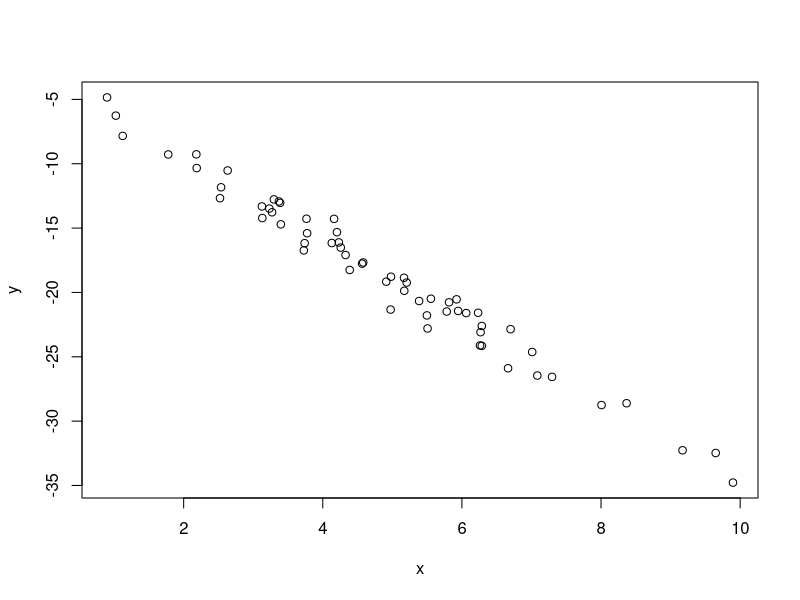

Generate this figure with R:
## ---- chunk 1
# Achsenabschnitt
b0 <- sample(-10:10, 1)
# Steigung
b1 <- sample(-3:3, 1)
# x-Werte
x <- rnorm(n = 60, mean = 5, sd = 2)
# y-Werte 
y <- b0 + b1*x + rnorm(60)

# Fragestellung
fragen <- c("die Steigung", "den Achsenabschnitt", "den p-Wert", "das Bestimmtheitsmaß")
frage <- sample(fragen,1)
## ---- chunk 2
plot(x,y)
## ---- chunk 3
erg <- lm(y~x)
summary(erg)
